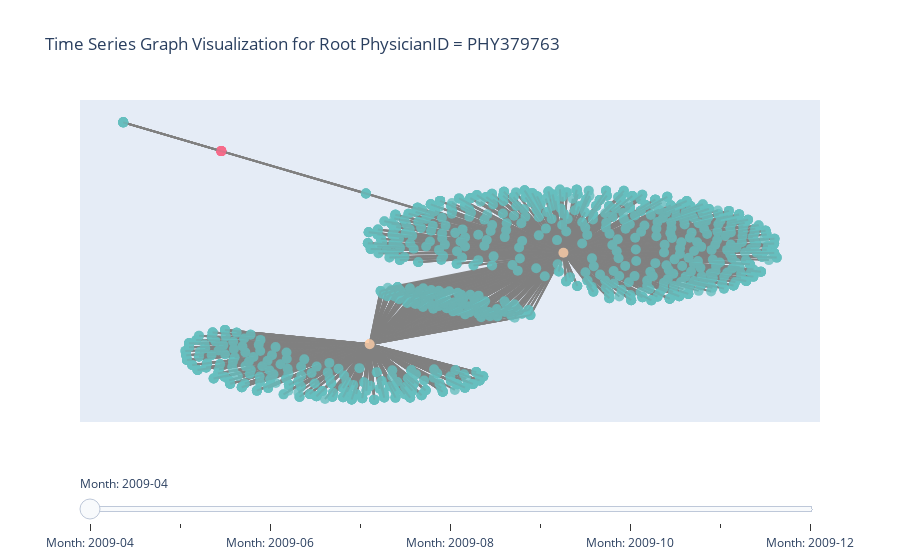

This figure's notebook cell:
### Code cell
fig.show()

### Figure 1 — Plotly figure (JSON) as saved in the notebook; plotly's stock layout.template omitted (floating-point values rounded to 4 significant figures; data arrays with more than 128 entries replaced by an {"elided": "..."} marker saying what was removed)
{"data": [{"line": {"color": "gray"}, "mode": "lines", "name": "Edges", "type": "scatter", "x": [], "y": []}, {"hoverinfo": "text", "marker": {"color": [], "size": 10}, "mode": "markers", "name": "Nodes", "opacity": 0.8, "text": [], "type": "scatter", "visible": true, "x": [], "y": []}, {"line": {"color": "gray"}, "mode": "lines", "name": "Edges", "type": "scatter", "x": [], "y": []}, {"hoverinfo": "text", "marker": {"color": ["#66bfbf", "#66bfbf", "#66bfbf", "#66bfbf", "#66bfbf", "#66bfbf", "#66bfbf", "#66bfbf", "#66bfbf", "#66bfbf", "#66bfbf", "#66bfbf", "#66bfbf", "#66bfbf", "#66bfbf"], "size": 10}, "mode": "markers", "name": "Nodes", "opacity": 0.8, "text": ["('BeneID', 'BENE139816', Timestamp('2009-04-26 00:00:00'))", "('BeneID', 'BENE61613', Timestamp('2009-04-25 00:00:00'))", "('BeneID', 'BENE30109', Timestamp('2009-04-25 00:00:00'))", "('BeneID', 'BENE122299', Timestamp('2009-04-26 00:00:00'))", "('BeneID', 'BENE147220', Timestamp('2009-04-28 00:00:00'))", "('BeneID', 'BENE16008', Timestamp('2009-04-27 00:00:00'))", "('BeneID', 'BENE115531', Timestamp('2009-04-30 00:00:00'))", "('BeneID', 'BENE62517', Timestamp('2009-04-25 00:00:00'))", "('BeneID', 'BENE41167', Timestamp('2009-04-27 00:00:00'))", "('BeneID', 'BENE39169', Timestamp('2009-04-28 00:00:00'))", "('BeneID', 'BENE118021', Timestamp('2009-04-26 00:00:00'))", "('BeneID', 'BENE39398', Timestamp('2009-04-28 00:00:00'))", "('BeneID', 'BENE89713', Timestamp('2009-04-30 00:00:00'))", "('BeneID', 'BENE116903', Timestamp('2009-04-26 00:00:00'))", "('BeneID', 'BENE11853', Timestamp('2009-04-30 00:00:00'))"], "type": "scatter", "x": [0.1438, -0.05876, -0.7067, -0.1456, -0.1215, -0.1751, 0.4835, -0.2491, -0.3244, 0.05099, -0.3609, 0.3965, 0.3088, 0.1615, 0.2792], "y": [0.3628, -0.6691, 1.0, 0.3838, 0.186, -0.7564, 0.3085, -0.6817, -0.6316, 0.4889, -0.7339, 0.4125, 0.3617, -0.04923, 0.5067]}, {"line": {"color": "gray"}, "mode": "lines", "name": "Edges", "type": "scatter", "x": [-0.7067, -0.5249, null], "y": [1.0, 0.8165, null]}, {"hoverinfo": "text", "marker": {"color": ["#66bfbf", "#66bfbf", "#66bfbf", "#66bfbf", "#66bfbf", "#66bfbf", "#66bfbf", "#66bfbf", "#66bfbf", "#66bfbf", "#66bfbf", "#f76b8a", "#66bfbf", "#66bfbf", "#66bfbf", "#66bfbf", "#66bfbf", "#66bfbf", "#66bfbf", "#66bfbf", "#66bfbf", "#66bfbf", "#66bfbf", "#66bfbf", "#66bfbf", "#66bfbf", "#66bfbf", "#66bfbf", "#66bfbf", "#66bfbf", "#66bfbf", "#66bfbf", "#66bfbf", "#66bfbf", "#66bfbf", "#66bfbf", "#66bfbf", "#66bfbf", "#66bfbf", "#66bfbf", "#66bfbf", "#66bfbf", "#66bfbf", "#66bfbf", "#66bfbf", "#66bfbf", "#66bfbf", "#66bfbf", "#66bfbf", "#66bfbf", "#66bfbf", "#66bfbf", "#66bfbf", "#66bfbf", "#66bfbf", "#66bfbf", "#66bfbf", "#66bfbf", "#66bfbf", "#66bfbf", "#66bfbf", "#66bfbf", "#66bfbf", "#66bfbf", "#66bfbf", "#66bfbf", "#66bfbf", "#66bfbf", "#66bfbf", "#66bfbf", "#66bfbf", "#66bfbf", "#66bfbf", "#66bfbf", "#66bfbf", "#66bfbf", "#66bfbf", "#66bfbf", "#66bfbf", "#66bfbf", "#66bfbf", "#66bfbf", "#66bfbf", "#66bfbf", "#66bfbf"], "size": 10}, "mode": "markers", "name": "Nodes", "opacity": 0.8, "text": ["('BeneID', 'BENE139816', Timestamp('2009-04-26 00:00:00'))", "('BeneID', 'BENE98183', Timestamp('2009-05-04 00:00:00'))", "('BeneID', 'BENE61613', Timestamp('2009-04-25 00:00:00'))", "('BeneID', 'BENE28890', Timestamp('2009-05-04 00:00:00'))", "('BeneID', 'BENE155241', Timestamp('2009-05-18 00:00:00'))", "('BeneID', 'BENE30109', Timestamp('2009-04-25 00:00:00'))", "('BeneID', 'BENE88446', Timestamp('2009-05-28 00:00:00'))", "('BeneID', 'BENE104202', Timestamp('2009-05-20 00:00:00'))", "('BeneID', 'BENE92202', Timestamp('2009-05-30 00:00:00'))", "('BeneID', 'BENE128466', Timestamp('2009-05-24 00:00:00'))", "('BeneID', 'BENE72857', Timestamp('2009-05-27 00:00:00'))", "('RootPhysician', 'PHY379763', Timestamp('2009-05-22 00:00:00'))", "('BeneID', 'BENE80915', Timestamp('2009-05-25 00:00:00'))", "('BeneID', 'BENE51167', Timestamp('2009-05-06 00:00:00'))", "('BeneID', 'BENE66064', Timestamp('2009-05-29 00:00:00'))", "('BeneID', 'BENE122299', Timestamp('2009-04-26 00:00:00'))", "('BeneID', 'BENE147220', Timestamp('2009-04-28 00:00:00'))", "('BeneID', 'BENE16008', Timestamp('2009-04-27 00:00:00'))", "('BeneID', 'BENE89723', Timestamp('2009-05-12 00:00:00'))", "('BeneID', 'BENE89647', Timestamp('2009-05-17 00:00:00'))", "('BeneID', 'BENE66851', Timestamp('2009-05-03 00:00:00'))", "('BeneID', 'BENE148444', Timestamp('2009-05-15 00:00:00'))", "('BeneID', 'BENE55812', Timestamp('2009-05-28 00:00:00'))", "('BeneID', 'BENE12737', Timestamp('2009-05-10 00:00:00'))", "('BeneID', 'BENE82596', Timestamp('2009-05-28 00:00:00'))", "('BeneID', 'BENE71762', Timestamp('2009-05-16 00:00:00'))", "('BeneID', 'BENE108185', Timestamp('2009-05-22 00:00:00'))", "('BeneID', 'BENE38786', Timestamp('2009-05-25 00:00:00'))", "('BeneID', 'BENE141905', Timestamp('2009-05-09 00:00:00'))", "('BeneID', 'BENE115531', Timestamp('2009-04-30 00:00:00'))", "('BeneID', 'BENE62517', Timestamp('2009-04-25 00:00:00'))", "('BeneID', 'BENE109612', Timestamp('2009-05-08 00:00:00'))", "('BeneID', 'BENE29663', Timestamp('2009-05-28 00:00:00'))", "('BeneID', 'BENE41167', Timestamp('2009-04-27 00:00:00'))", "('BeneID', 'BENE43168', Timestamp('2009-05-14 00:00:00'))", "('BeneID', 'BENE137046', Timestamp('2009-05-12 00:00:00'))", "('BeneID', 'BENE119379', Timestamp('2009-05-16 00:00:00'))", "('BeneID', 'BENE57341', Timestamp('2009-05-22 00:00:00'))", "('BeneID', 'BENE43347', Timestamp('2009-05-26 00:00:00'))", "('BeneID', 'BENE156262', Timestamp('2009-05-19 00:00:00'))", "('BeneID', 'BENE48882', Timestamp('2009-05-08 00:00:00'))", "('BeneID', 'BENE96620', Timestamp('2009-05-01 00:00:00'))", "('BeneID', 'BENE45795', Timestamp('2009-05-16 00:00:00'))", "('BeneID', 'BENE39169', Timestamp('2009-04-28 00:00:00'))", "('BeneID', 'BENE41006', Timestamp('2009-05-29 00:00:00'))", "('BeneID', 'BENE123537', Timestamp('2009-05-17 00:00:00'))", "('BeneID', 'BENE145312', Timestamp('2009-05-02 00:00:00'))", "('BeneID', 'BENE90345', Timestamp('2009-05-26 00:00:00'))", "('BeneID', 'BENE99758', Timestamp('2009-05-04 00:00:00'))", "('BeneID', 'BENE38795', Timestamp('2009-05-09 00:00:00'))", "('BeneID', 'BENE26916', Timestamp('2009-05-21 00:00:00'))", "('BeneID', 'BENE38706', Timestamp('2009-05-10 00:00:00'))", "('BeneID', 'BENE128236', Timestamp('2009-05-12 00:00:00'))", "('BeneID', 'BENE101402', Timestamp('2009-05-17 00:00:00'))", "('BeneID', 'BENE73731', Timestamp('2009-05-01 00:00:00'))", "('BeneID', 'BENE97828', Timestamp('2009-05-24 00:00:00'))", "('BeneID', 'BENE84453', Timestamp('2009-05-23 00:00:00'))", "('BeneID', 'BENE18465', Timestamp('2009-05-06 00:00:00'))", "('BeneID', 'BENE147581', Timestamp('2009-05-19 00:00:00'))", "('BeneID', 'BENE82655', Timestamp('2009-05-04 00:00:00'))", "('BeneID', 'BENE24076', Timestamp('2009-05-03 00:00:00'))", "('BeneID', 'BENE18699', Timestamp('2009-05-25 00:00:00'))", "('BeneID', 'BENE78478', Timestamp('2009-05-19 00:00:00'))", "('BeneID', 'BENE109020', Timestamp('2009-05-22 00:00:00'))", "('BeneID', 'BENE57573', Timestamp('2009-05-07 00:00:00'))", "('BeneID', 'BENE107168', Timestamp('2009-05-30 00:00:00'))", "('BeneID', 'BENE115378', Timestamp('2009-05-26 00:00:00'))", "('BeneID', 'BENE26554', Timestamp('2009-05-07 00:00:00'))", "('BeneID', 'BENE128990', Timestamp('2009-05-16 00:00:00'))", "('BeneID', 'BENE64137', Timestamp('2009-05-18 00:00:00'))", "('BeneID', 'BENE118021', Timestamp('2009-04-26 00:00:00'))", "('BeneID', 'BENE39398', Timestamp('2009-04-28 00:00:00'))", "('BeneID', 'BENE125642', Timestamp('2009-05-30 00:00:00'))", "('BeneID', 'BENE98613', Timestamp('2009-05-03 00:00:00'))", "('BeneID', 'BENE133699', Timestamp('2009-05-19 00:00:00'))", "('BeneID', 'BENE89713', Timestamp('2009-04-30 00:00:00'))", "('BeneID', 'BENE148640', Timestamp('2009-05-21 00:00:00'))", "('BeneID', 'BENE116903', Timestamp('2009-04-26 00:00:00'))", "('BeneID', 'BENE11853', Timestamp('2009-04-30 00:00:00'))", "('BeneID', 'BENE132886', Timestamp('2009-05-31 00:00:00'))", "('BeneID', 'BENE77815', Timestamp('2009-05-20 00:00:00'))", "('BeneID', 'BENE11197', Timestamp('2009-05-25 00:00:00'))", "('BeneID', 'BENE28521', Timestamp('2009-05-30 00:00:00'))", "('BeneID', 'BENE49302', Timestamp('2009-05-21 00:00:00'))", "('BeneID', 'BENE87270', Timestamp('2009-05-28 00:00:00'))"], "type": "scatter", "x": [0.1438, 0.1877, -0.05876, -0.1195, 0.2189, -0.7067, -0.2055, -0.06327, -0.2093, 0.03715, 0.3754, -0.5249, -0.5664, 0.066, -0.002132, -0.1456, -0.1215, -0.1751, 0.4242, 0.3404, -0.1145, 0.1934, 0.06015, 0.1336, 0.3638, 0.3645, 0.4127, -0.3711, 0.2097, 0.4835, -0.2491, -0.5512, 0.03265, -0.3244, -0.1106, 0.3102, 0.4124, 0.1653, -0.292, -0.1684, 0.3127, -0.06569, -0.1383, 0.05099, 0.3569, 0.4478, -0.1248, 0.07869, -0.4345, 0.2528, -0.5885, -0.1612, -0.03745, 0.4997, 0.00384, 0.3615, 0.3159, -0.1382, 0.09426, -0.1679, -0.2007, 0.4221, 0.1067, -0.02138, 0.306, -0.03391, -0.5359, -0.2119, -0.2371, 0.02833, -0.3609, 0.3965, 0.1143, -0.03956, -0.09536, 0.3088, -0.4357, 0.1615, 0.2792, -0.5085, 0.4661, -0.1307, 0.3943, 0.4471, -0.183], "y": [0.3628, 0.3269, -0.6691, 0.4988, 0.5446, 1.0, 0.3089, 0.5163, 0.3536, 0.5648, 0.287, 0.8165, -0.4945, 0.4741, 0.4962, 0.3838, 0.186, -0.7564, -0.04164, -0.09481, -0.7192, -0.09011, 0.5274, 0.5704, -0.03897, 0.2055, 0.04196, -0.5125, 0.254, 0.3085, -0.6817, -0.5372, 0.2431, -0.6316, 0.2198, 0.2616, 0.1859, 0.08172, -0.7192, 0.1931, 0.03333, 0.4461, 0.2394, 0.4889, 0.2351, -0.01274, -0.6015, 0.4263, -0.6395, 0.4361, -0.5166, 0.4554, 0.2129, 0.1661, 0.356, 0.4518, 0.4412, 0.4103, 0.4989, -0.6669, 0.3322, 0.06728, 0.3449, 0.5077, -0.126, 0.523, -0.3963, -0.6836, -0.5949, 0.1312, -0.7339, 0.4125, 0.303, -0.6218, -0.2063, 0.3617, -0.5816, -0.04923, 0.5067, -0.6684, 0.2231, -0.5763, 0.3028, 0.1204, 0.294]}, {"line": {"color": "gray"}, "mode": "lines", "name": "Edges", "type": "scatter", "x": {"elided": "177 float values"}, "y": {"elided": "177 float values"}}, {"hoverinfo": "text", "marker": {"color": {"elided": "183 str values"}, "size": 10}, "mode": "markers", "name": "Nodes", "opacity": 0.8, "text": {"elided": "183 str values"}, "type": "scatter", "x": {"elided": "183 float values"}, "y": {"elided": "183 float values"}}, {"line": {"color": "gray"}, "mode": "lines", "name": "Edges", "type": "scatter", "x": {"elided": "255 float values"}, "y": {"elided": "255 float values"}}, {"hoverinfo": "text", "marker": {"color": {"elided": "246 str values"}, "size": 10}, "mode": "markers", "name": "Nodes", "opacity": 0.8, "text": {"elided": "246 str values"}, "type": "scatter", "x": {"elided": "246 float values"}, "y": {"elided": "246 float values"}}, {"line": {"color": "gray"}, "mode": "lines", "name": "Edges", "type": "scatter", "x": {"elided": "381 float values"}, "y": {"elided": "381 float values"}}, {"hoverinfo": "text", "marker": {"color": {"elided": "343 str values"}, "size": 10}, "mode": "markers", "name": "Nodes", "opacity": 0.8, "text": {"elided": "343 str values"}, "type": "scatter", "x": {"elided": "343 float values"}, "y": {"elided": "343 float values"}}, {"line": {"color": "gray"}, "mode": "lines", "name": "Edges", "type": "scatter", "x": {"elided": "1401 float values"}, "y": {"elided": "1401 float values"}}, {"hoverinfo": "text", "marker": {"color": {"elided": "425 str values"}, "size": 10}, "mode": "markers", "name": "Nodes", "opacity": 0.8, "text": {"elided": "425 str values"}, "type": "scatter", "x": {"elided": "425 float values"}, "y": {"elided": "425 float values"}}, {"line": {"color": "gray"}, "mode": "lines", "name": "Edges", "type": "scatter", "x": {"elided": "1752 float values"}, "y": {"elided": "1752 float values"}}, {"hoverinfo": "text", "marker": {"color": {"elided": "522 str values"}, "size": 10}, "mode": "markers", "name": "Nodes", "opacity": 0.8, "text": {"elided": "522 str values"}, "type": "scatter", "x": {"elided": "522 float values"}, "y": {"elided": "522 float values"}}, {"line": {"color": "gray"}, "mode": "lines", "name": "Edges", "type": "scatter", "x": {"elided": "2067 float values"}, "y": {"elided": "2067 float values"}}, {"hoverinfo": "text", "marker": {"color": {"elided": "609 str values"}, "size": 10}, "mode": "markers", "name": "Nodes", "opacity": 0.8, "text": {"elided": "609 str values"}, "type": "scatter", "x": {"elided": "609 float values"}, "y": {"elided": "609 float values"}}], "layout": {"hovermode": "closest", "showlegend": false, "sliders": [{"active": 0, "pad": {"t": 50}, "steps": [{"args": [{"visible": [true, true, false, false, false, false, false, false, false, false, false, false, false, false, false, false, false, false]}], "label": "Month: 2009-04", "method": "update"}, {"args": [{"visible": [false, false, true, true, false, false, false, false, false, false, false, false, false, false, false, false, false, false]}], "label": "Month: 2009-05", "method": "update"}, {"args": [{"visible": [false, false, false, false, true, true, false, false, false, false, false, false, false, false, false, false, false, false]}], "label": "Month: 2009-06", "method": "update"}, {"args": [{"visible": [false, false, false, false, false, false, true, true, false, false, false, false, false, false, false, false, false, false]}], "label": "Month: 2009-07", "method": "update"}, {"args": [{"visible": [false, false, false, false, false, false, false, false, true, true, false, false, false, false, false, false, false, false]}], "label": "Month: 2009-08", "method": "update"}, {"args": [{"visible": [false, false, false, false, false, false, false, false, false, false, true, true, false, false, false, false, false, false]}], "label": "Month: 2009-09", "method": "update"}, {"args": [{"visible": [false, false, false, false, false, false, false, false, false, false, false, false, true, true, false, false, false, false]}], "label": "Month: 2009-10", "method": "update"}, {"args": [{"visible": [false, false, false, false, false, false, false, false, false, false, false, false, false, false, true, true, false, false]}], "label": "Month: 2009-11", "method": "update"}, {"args": [{"visible": [false, false, false, false, false, false, false, false, false, false, false, false, false, false, false, false, true, true]}], "label": "Month: 2009-12", "method": "update"}]}], "title": {"text": "Time Series Graph Visualization for Root PhysicianID = PHY379763"}, "xaxis": {"showgrid": false, "showticklabels": false, "zeroline": false}, "yaxis": {"showgrid": false, "showticklabels": false, "zeroline": false}}}
